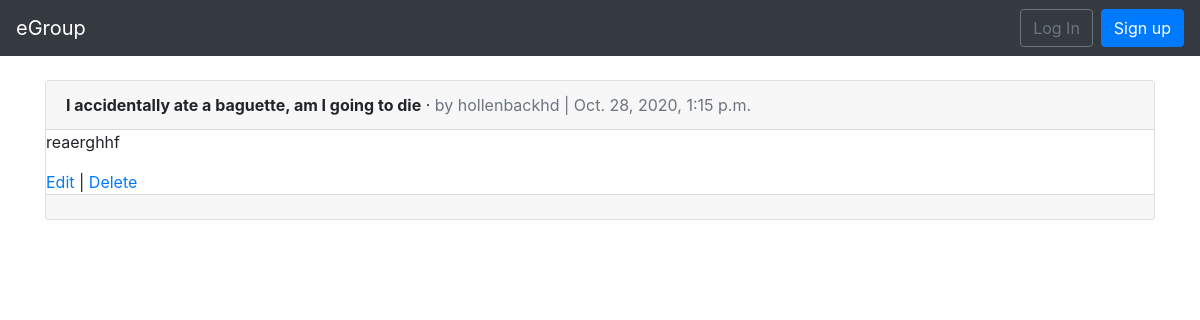
Before: /allgroups/ with the older database file.
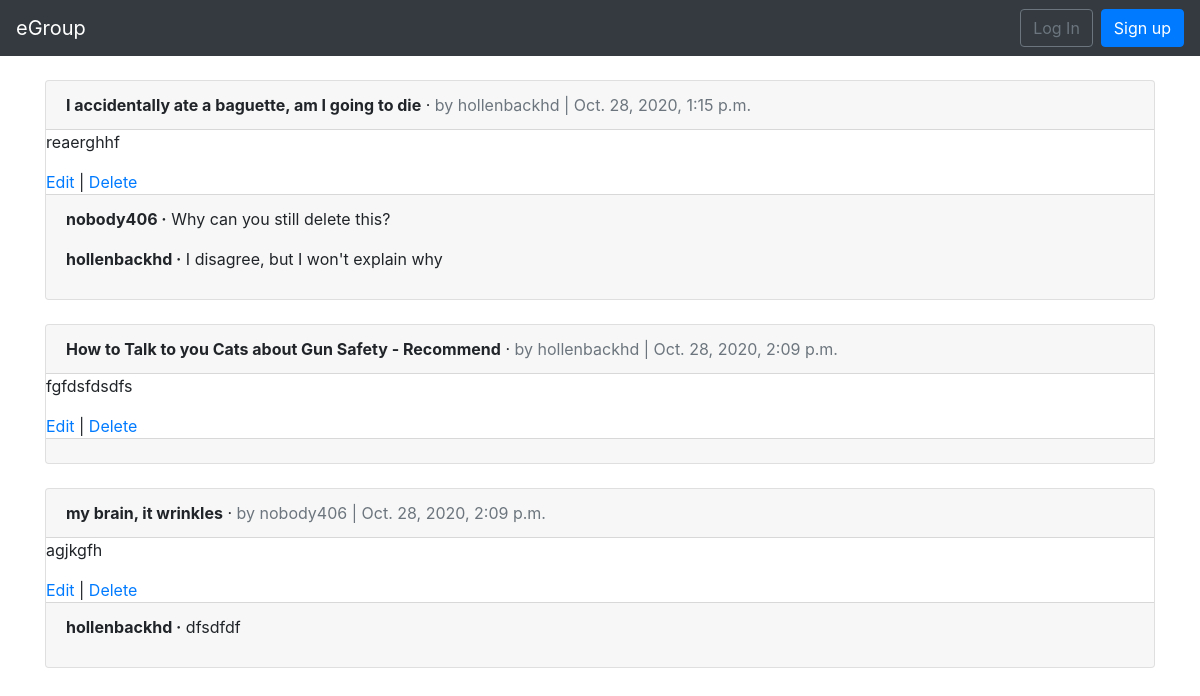
After: the same page with the newer database file.
### allgroups/models.py (models this page shows, shortened)
class Allgroups(models.Model):
    title = models.CharField(max_length=255)
    body = models.TextField()
    date = models.DateTimeField(auto_now_add=True)
    author = models.ForeignKey(
        get_user_model(),
        on_delete=models.CASCADE,
        )

class Comment(models.Model):
    allgroups = models.ForeignKey(
        Allgroups,
        on_delete=models.CASCADE,
        related_name = 'comments',
        )
    comment = models.CharField(max_length=140)
    author = models.ForeignKey(
        get_user_model(),
        on_delete=models.CASCADE,
        )
    def __str__(self):
        return self.comment

### users/models.py (models this page shows)
class CustomUser(AbstractUser):
    age = models.PositiveIntegerField(null=True, blank=True)

### allgroups/views.py (the view)
# urls.py: path('', AllgroupsListView.as_view(), name='allgroups_list'),
class AllgroupsListView(ListView):
    model = Allgroups
    template_name = 'allgroups_list.html'

### templates/allgroups_list.html (shortened to what this page needs)
{% extends 'base.html' %}
{% block content %}
{% for allgroups in object_list %}
<div class="card">
<div class="card-header">
<span class="font-weight-bold">{{ allgroups.title }}</span> &middot;
<span class="text-muted">by {{ allgroups.author }} |
{{ allgroups.date }}</span>
</div>
<div class="card=body">
<p>{{ allgroups.body }}</p>
<a href="{% url 'allgroups_edit' allgroups.pk %}">Edit</a> |
<a href="{% url 'allgroups_delete' allgroups.pk %}">Delete</a>
</div>
<div class="card-footer">
{% for comment in allgroups.comments.all %}
<p>
<span class="font-weight-bold">{{ comment.author }} &middot;</span>
{{ comment }}
</p>
{% endfor %}
</div>
</div>
<br />
{% endfor %}
{% endblock content %}

### templates/base.html (shortened to what this page needs)
<!doctype html>
<html lang="en">
  <head>
    <link rel="stylesheet"
    href="https://stackpath.bootstrapcdn.com/bootstrap/4.1.3/css/bootstrap.min.css"
>
  </head>
  <body>
    <nav class="navbar navbar-expand-md navbar-dark bg-dark mb-4">
      <a class="navbar-brand" href="{% url 'home' %}">eGroup</a>
    <div class="collapse navbar-collapse" id="navbarCollapse">
      {% if user.is_authenticated %}
        <ul class="navbar-nav ml-auto">
          <li class="nav-item">
            <a class="nav-link dropdown-toggle" href="#" id="userMenu"
              data-toggle="dropdown" aria-haspopup="true"
              aria-expanded="false">
              {{ user.username }}
            </a>
            <div class="dropdown-menu dropdown-menu-right"
              aria-labelledby="userMenu">
              <a class="dropdown-item"
              href="{% url 'password_change'%}">Change password</a>
              <div class="dropdown-divider"></div>
              <a class="dropdown-item" href="{% url 'logout' %}">
              Log Out</a>
            </div>
          </li>
        </ul>
      {% else %}
        <form class="form-inline ml-auto">
          <a href="{% url 'login' %}" class="btn btn-outline-secondary">
          Log In</a>
          <a href="{% url 'signup' %}" class="btn btn-primary ml-2">
          Sign up</a>
        </form>
      {% endif %}
    </div>
  </nav>
  <div class="container">
    {% block content %}
    {% endblock content %}
  </div>
  </body>
</html>

Changed rows visible on the page:
added Comment: author "nobody406", comment "Why can you still delete this?", shown under Allgroups "I accidentally ate a baguette, am I going to die"
added Comment: author "hollenbackhd", comment "I disagree, but I won't explain why", shown under Allgroups "I accidentally ate a baguette, am I going to die"
added Allgroups: title "How to Talk to you Cats about Gun Safety - Recommend", author "hollenbackhd", date "Oct. 28, 2020, 2:09 p.m.", body "fgfdsfdsdfs"
added Allgroups: title "my brain, it wrinkles", author "nobody406", date "Oct. 28, 2020, 2:09 p.m.", body "agjkgfh"
added Comment: author "hollenbackhd", comment "dfsdfdf", shown under "my brain, it wrinkles"
